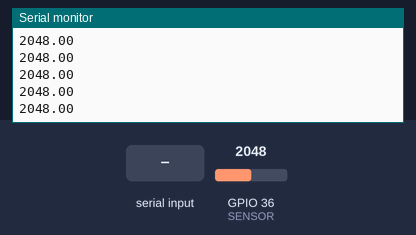
A sketch run on a simulated ESP32. Parts: the last lines printed to the serial monitor. The test bench sets the inputs (shaded band); at power-on: GPIO 36 (SENSOR) = 2048. Nothing arrives over Bluetooth unless stated.

Above: at 1.2 s.
1.3 s: GPIO 36 (SENSOR) set to 2866
At 1.8 s:
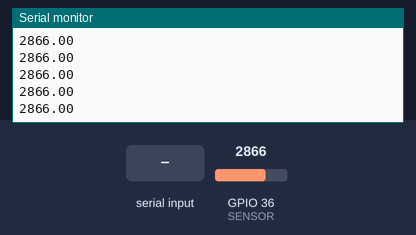
2.8 s: "1" received over the second serial link
At 3.8 s:
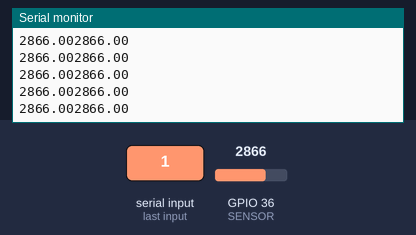
4.3 s: GPIO 36 (SENSOR) set to 3603
At 5.3 s:
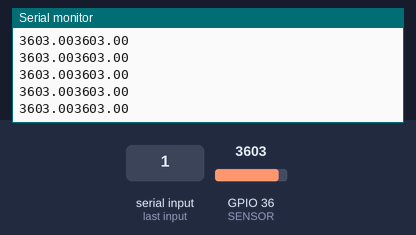
Timing chart, 0 to 7.3 s (numbered marks = the images above; inputs shaded):
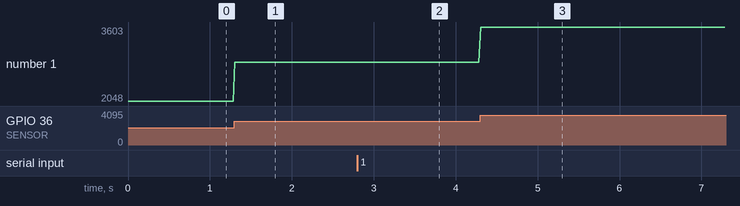

Measured:
- after the input at 1.3 s, the serial monitor: prints a new line at once (image 1)
- after the input at 2.8 s, the serial monitor: prints a new line at once (image 2)
- after the input at 4.3 s, the serial monitor: prints a new line at once (image 3)
- plotted number 1: 2048 → 2866 after the input at 1.3 s, 2866 → 2866 after the input at 2.8 s, 2866 → 3603 after the input at 4.3 s

The sketch:

coguard_embedded.ino
```cpp
#include "BluetoothSerial.h"
#define SENSOR A0 // Set the A0 as SENSOR
char str_sensor[10];

#if !defined(CONFIG_BT_ENABLED) || !defined(CONFIG_BLUEDROID_ENABLED)
#error Bluetooth is not enabled! Please run `make menuconfig` to and enable it
#endif

BluetoothSerial SerialBT;

void setup() {
  Serial.begin(115200);
   pinMode(SENSOR, INPUT);
  SerialBT.begin("CoGuard"); //Bluetooth device name
  Serial.println("The device started, now you can pair it with bluetooth!");
}

void loop() {
    float sensor = analogRead(SENSOR);

  /* 4 is mininum width, 2 is precision; float value is copied onto str_sensor*/
  dtostrf(sensor, 4, 2, str_sensor);
  if (Serial.available()) {
    SerialBT.write(Serial.read());
  }
  if (SerialBT.available()) {
    Serial.write(str_sensor);
  }

  Serial.println(str_sensor);
  delay(20);
}
```
